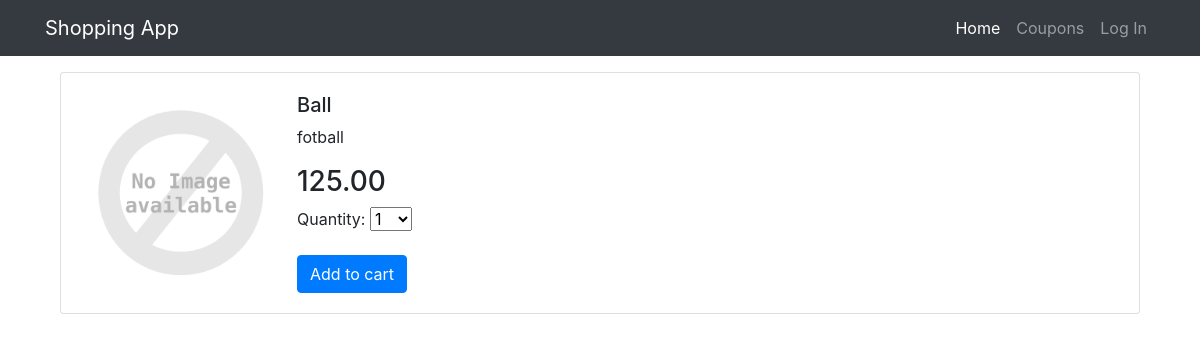
The page /article/1 on the database as committed earlier.
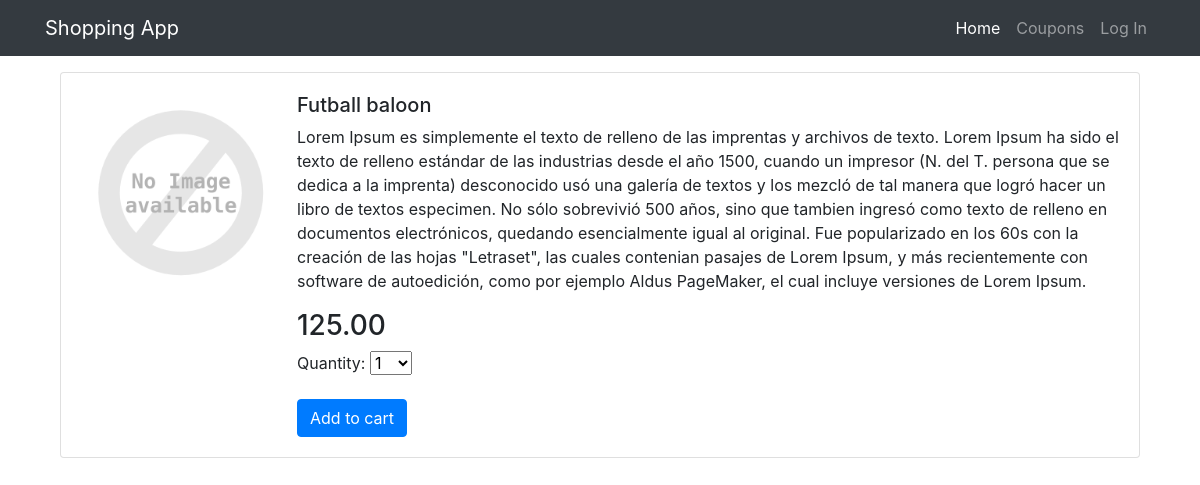
The same page on the database as committed later.
### articles/models.py (models this page shows, shortened)
class Article(models.Model):
    name = models.CharField(max_length=255)
    description = models.TextField()
    price = models.DecimalField(max_digits=10, decimal_places=2)
    created = models.DateTimeField(auto_now_add=True)
    updated = models.DateTimeField(auto_now=True)
    def __str__(self):
        return self.name

### articles/views.py (the view)
# urls.py: path('article/<int:pk>', views.DetailArticleView.as_view(),
class DetailArticleView(UpdateView):
    model = Article
    form_class = ArticleForm
    template_name = 'article/details.html'
    def get_context_data(self, **kwargs):
        context = super(DetailArticleView, self).get_context_data(**kwargs)
        if 'form' not in context:
            context['form'] = self.form_class()
        if 'form2' not in context:
            context['form2'] = CartAddArticleForm()
        return context

### articles/forms.py
class ArticleForm(forms.ModelForm):
    class Meta:
        model = models.Article
        exclude = ('id', 'cart',)

### cart/forms.py
class CartAddArticleForm(forms.Form):
    quantity = forms.TypedChoiceField(
        choices=PRODUCT_QUANTITY_CHOICES, coerce=int)
    update = forms.BooleanField(required=False,
                                initial=False,
                                widget=forms.HiddenInput)

### articles/templates/article/details.html (shortened to what this page needs)
{% extends "base.html" %}
{% load static %}
{% load i18n %}
    {% block content %}
    <div class="col-sm-12">
        <div class="card">
            <div class="card-body">
                <div class="media">
                    <img class="align-self-start mr-3" src="{% static 'images/nia.png' %}" alt="Generic placeholder image" width="200">
                    <div class="media-body">
                        <h5 class="mt-0">{{ article }}</h5>
                        <p>{{ article.description }}</p>
                        <h3>{{ article.price }}</h3>
                        <form action="{% url "cart:cart_add" article.id %}" method="post">
                            {{ form2.as_p }}
                            <input type='submit' class="btn btn-primary" value="Add to cart"/>
                        </form>
                    </div>
                </div>
            </div>
        </div>
        {% endblock %}

Rows that differ between the two databases and show on the page:
changed Article: name "Ball" → "Futball baloon"; description "fotball" → "Lorem Ipsum es simplemente el texto de relleno de las imprentas y archivos de texto. Lorem Ipsum ha sido el texto de relleno estándar de las industrias desde el año 1500, cuando un impresor (N. del T. persona que se dedica a la imprenta) desconocido usó una galería de textos y los mezcló de tal manera que logró hacer un libro de textos especimen. No sólo sobrevivió 500 años, sino que tambien ingresó como texto de relleno en documentos electrónicos, quedando esencialmente igual al original. Fue popularizado en los 60s con la creación de las hojas \"Letraset\", las cuales contenian pasajes de Lorem Ipsum, y más recientemente con software de autoedición, como por ejemplo Aldus PageMaker, el cual…"
